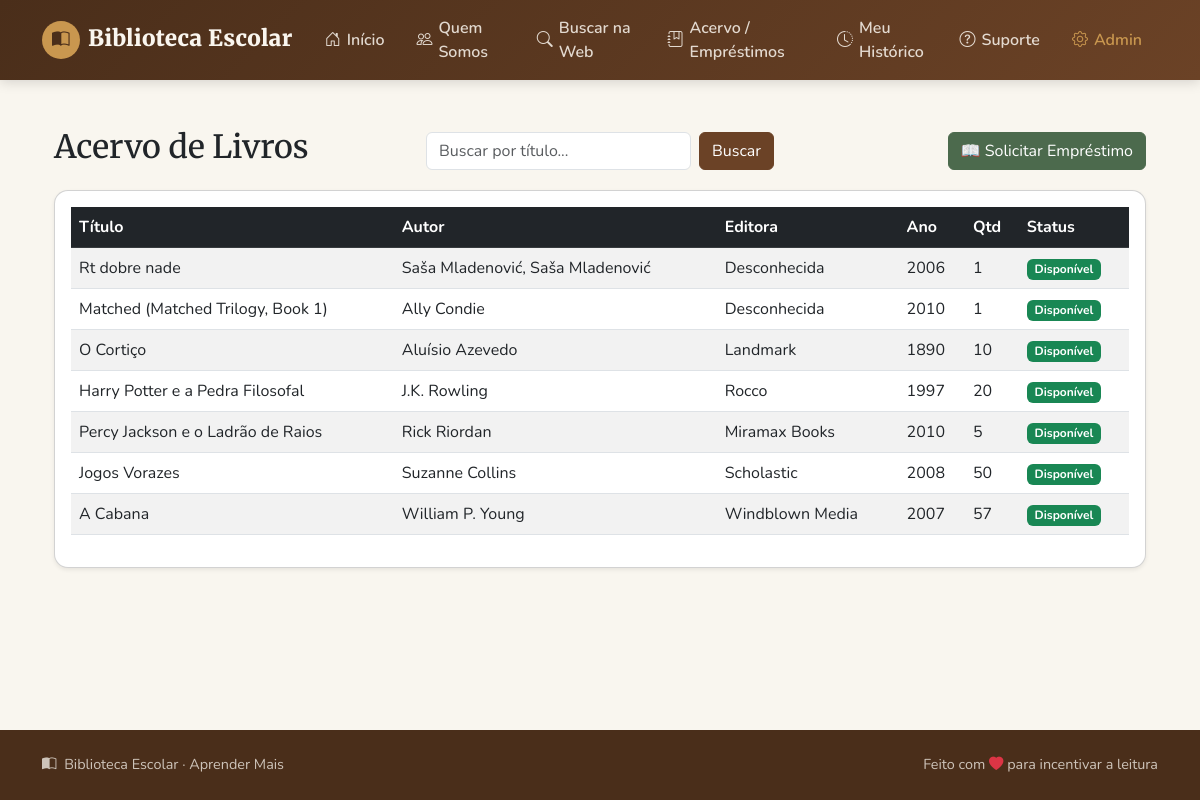
Screenshot of /acervo/ with the database file from the repository.
### livros/models.py (models this page shows, shortened)
class Livro(models.Model):
    titulo = models.CharField(max_length=200, verbose_name="Título")
    autor = models.CharField(max_length=150, verbose_name="Autor")
    editora = models.CharField(max_length=100, verbose_name="Editora")
    ano_publicacao = models.IntegerField(verbose_name="Ano de Publicação")
    quantidade_exemplares = models.IntegerField(verbose_name="Quantidade de Exemplares")
    disponivel = models.BooleanField(default=True, verbose_name="Disponível")

### livros/views.py (the view)
# urls.py: path('acervo/', views.lista_livros, name='lista_livros'),
def lista_livros(request):
    query = request.GET.get('q')
    if query:
        livros = Livro.objects.filter(titulo__icontains=query)
    else:
        livros = Livro.objects.all()
    return render(request, 'livros/lista.html', {'livros': livros, 'query': query or ''})

### livros/templates/livros/lista.html (shortened to what this page needs)
{% extends 'livros/base.html' %}
{% block content %}
<div class="container mt-4">
    <div class="row mb-3 align-items-center">
        <div class="col-md-4">
            <h2>Acervo de Livros</h2>
        </div>
        <div class="col-md-4">
            <form method="GET" class="d-flex gap-2">
                <input type="text" name="q" class="form-control" placeholder="Buscar por título..." value="{{ query }}">
                <button type="submit" class="btn btn-primary">Buscar</button>
            </form>
        </div>
        <div class="col-md-4 text-end">
            <a href="{% url 'solicitar_emprestimo' %}" class="btn btn-success">📖 Solicitar Empréstimo</a>
        </div>
    </div>
    <div class="card shadow-sm">
        <div class="card-body">
            <table class="table table-striped align-middle">
                <thead class="table-dark">
                    <tr>
                        <th>Título</th>
                        <th>Autor</th>
                        <th>Editora</th>
                        <th>Ano</th>
                        <th>Qtd</th>
                        <th>Status</th>
                    </tr>
                </thead>
                <tbody>
                    {% for livro in livros %}
                    <tr>
                        <td>{{ livro.titulo }}</td>
                        <td>{{ livro.autor }}</td>
                        <td>{{ livro.editora }}</td>
                        <td>{{ livro.ano_publicacao }}</td>
                        <td>{{ livro.quantidade_exemplares }}</td>
                        <td>
                            {% if livro.disponivel %}
                                <span class="badge bg-success">Disponível</span>
                            {% else %}
                                <span class="badge bg-danger">Indisponível</span>
                            {% endif %}
                        </td>
                    </tr>
                    {% empty %}
                    <tr>
                        <td colspan="6" class="text-center text-muted py-4">Nenhum livro cadastrado no sistema.</td>
                    </tr>
                    {% endfor %}
                </tbody>
            </table>
        </div>
    </div>
</div>
{% endblock %}

### livros/templates/livros/base.html (shortened to what this page needs)
 {% load static %}
<!DOCTYPE html>
<html lang="pt-br">
<head>
    <link href="https://cdn.jsdelivr.net/npm/bootstrap@5.3.0/dist/css/bootstrap.min.css" rel="stylesheet">
    <link rel="stylesheet" href="https://cdn.jsdelivr.net/npm/bootstrap-icons@1.11.3/font/bootstrap-icons.css">
    <link rel="stylesheet" href="{% static 'css/style.css' %}">
</head>
<body>
    <nav class="navbar navbar-expand-lg navbar-dark navbar-biblioteca mb-4">
        <div class="container">
            <a class="navbar-brand" href="{% url 'index' %}">
                <span class="icon"><i class="bi bi-book-half"></i></span>Biblioteca Escolar
            </a>
            <div class="collapse navbar-collapse" id="navbarNav">
                <ul class="navbar-nav ms-auto align-items-lg-center">
                    <li class="nav-item"><a class="nav-link" href="{% url 'index' %}"><i class="bi bi-house-door"></i> Início</a></li>
                    <li class="nav-item"><a class="nav-link" href="{% url 'quem_somos' %}"><i class="bi bi-people"></i> Quem Somos</a></li>
                    <li class="nav-item"><a class="nav-link" href="{% url 'buscar_livro_api' %}"><i class="bi bi-search"></i> Buscar na Web</a></li>
                    <li class="nav-item"><a class="nav-link" href="{% url 'lista_livros' %}"><i class="bi bi-journal-bookmark"></i> Acervo / Empréstimos</a></li>
                    <li class="nav-item"><a class="nav-link" href="{% url 'historico_usuario' %}"><i class="bi bi-clock-history"></i> Meu Histórico</a></li>
                    <li class="nav-item"><a class="nav-link" href="{% url 'suporte' %}"><i class="bi bi-question-circle"></i> Suporte</a></li>
                    <li class="nav-item"><a class="nav-link link-admin" href="/admin/" target="_blank"><i class="bi bi-gear"></i> Admin</a></li>
                </ul>
            </div>
        </div>
    </nav>
    <main class="container">
        {% block content %}
        {% endblock %}
    </main>
    <footer class="footer-biblioteca">
        <div class="container d-flex flex-column flex-md-row justify-content-between align-items-center gap-2 text-center text-md-start">
            <span><i class="bi bi-book-half me-1"></i> Biblioteca Escolar &middot; Aprender Mais</span>
            <span>Feito com <i class="bi bi-heart-fill text-danger"></i> para incentivar a leitura</span>
        </div>
    </footer>
</body>
</html>

### livros/static/css/style.css (style rules this page uses)
:root { --biblio-brown: #6b4226; --biblio-brown-dark: #4a2e1a; --biblio-gold: #c9974f; --biblio-cream: #faf6ef; --biblio-green: #4c6a4d; }
body { font-family: 'Nunito', sans-serif; background-color: var(--biblio-cream); display: flex; flex-direction: column; min-height: 100vh; position: relative; }
body::before { content: ""; position: fixed; top: -20px; left: -20px; right: -20px; bottom: -20px; z-index: -1; background-image: linear-gradient( rgba(250, 246, 239, 0.45), rgba(250, 246, 239, 0.45) ), url("https://img.freepik.com/fotos-premium/espectacular-parede-fundo-de-madeira-classico-livros-de-biblioteca-ou-estudo-de-biblioteca-ou-sala-de-estar-educacao_1041263-2293.jpg"); background-size: cover; background-position: center; background-repeat: no-repeat; filter: blur(3px); transform: scale(1.03); }
h1, h2, h3, h4, .navbar-brand { font-family: 'Merriweather', serif; }
.navbar-biblioteca { background: linear-gradient(135deg, var(--biblio-brown-dark) 0%, var(--biblio-brown) 100%); box-shadow: 0 2px 12px rgba(0,0,0,0.15); }
.navbar-biblioteca .navbar-brand { font-weight: 900; font-size: 1.4rem; letter-spacing: 0.3px; color: var(--biblio-cream) !important; }
.navbar-biblioteca .navbar-brand span.icon { display: inline-flex; align-items: center; justify-content: center; width: 38px; height: 38px; background: var(--biblio-gold); border-radius: 50%; margin-right: 8px; color: var(--biblio-brown-dark); font-size: 1.1rem; }
.navbar-biblioteca .nav-link { color: rgba(250,246,239,0.85) !important; font-weight: 600; padding: 0.5rem 1rem !important; border-radius: 8px; transition: all 0.2s ease; display: flex; align-items: center; gap: 6px; }
.navbar-biblioteca .nav-link.link-admin { color: var(--biblio-gold) !important; }
main { flex: 1; }
.card { border-radius: 14px; }
.btn-success { background-color: var(--biblio-green); border-color: var(--biblio-green); }
.btn-primary, .bg-primary { background-color: var(--biblio-brown) !important; border-color: var(--biblio-brown) !important; }
footer.footer-biblioteca { background: var(--biblio-brown-dark); color: rgba(250,246,239,0.75); margin-top: 3rem; padding: 1.5rem 0; font-size: 0.9rem; }

### livros/templates/livros/base.html (style rules this page uses)
:root { --biblio-brown: #6b4226; --biblio-brown-dark: #4a2e1a; --biblio-gold: #c9974f; --biblio-cream: #faf6ef; --biblio-green: #4c6a4d; }
h1, h2, h3, h4, .navbar-brand { font-family: 'Merriweather', serif; }
.navbar-biblioteca { background: linear-gradient(135deg, var(--biblio-brown-dark) 0%, var(--biblio-brown) 100%); box-shadow: 0 2px 12px rgba(0,0,0,0.15); }
.navbar-biblioteca .navbar-brand { font-weight: 900; font-size: 1.4rem; letter-spacing: 0.3px; color: var(--biblio-cream) !important; }
.navbar-biblioteca .navbar-brand span.icon { display: inline-flex; align-items: center; justify-content: center; width: 38px; height: 38px; background: var(--biblio-gold); border-radius: 50%; margin-right: 8px; color: var(--biblio-brown-dark); font-size: 1.1rem; }
.navbar-biblioteca .nav-link { color: rgba(250,246,239,0.85) !important; font-weight: 600; padding: 0.5rem 1rem !important; border-radius: 8px; transition: all 0.2s ease; display: flex; align-items: center; gap: 6px; }
.navbar-biblioteca .nav-link.link-admin { color: var(--biblio-gold) !important; }
main { flex: 1; }
.card { border-radius: 14px; }
.btn-success { background-color: var(--biblio-green); border-color: var(--biblio-green); }
.btn-primary, .bg-primary { background-color: var(--biblio-brown) !important; border-color: var(--biblio-brown) !important; }
footer.footer-biblioteca { background: var(--biblio-brown-dark); color: rgba(250,246,239,0.75); margin-top: 3rem; padding: 1.5rem 0; font-size: 0.9rem; }

### rows the page displays
Livro: titulo "Rt dobre nade", autor "Saša Mladenović, Saša Mladenović", editora "Desconhecida", ano_publicacao "2006", quantidade_exemplares "1", disponivel "Disponível"
Livro: titulo "Matched (Matched Trilogy, Book 1)", autor "Ally Condie", editora "Desconhecida", ano_publicacao "2010", quantidade_exemplares "1", disponivel "Disponível"
Livro: titulo "O Cortiço", autor "Aluísio Azevedo", editora "Landmark", ano_publicacao "1890", quantidade_exemplares "10", disponivel "Disponível"
Livro: titulo "Harry Potter e a Pedra Filosofal", autor "J.K. Rowling", editora "Rocco", ano_publicacao "1997", quantidade_exemplares "20", disponivel "Disponível"
Livro: titulo "Percy Jackson e o Ladrão de Raios", autor "Rick Riordan", editora "Miramax Books", ano_publicacao "2010", quantidade_exemplares "5", disponivel "Disponível"
Livro: titulo "Jogos Vorazes", autor "Suzanne Collins", editora "Scholastic", ano_publicacao "2008", quantidade_exemplares "50", disponivel "Disponível"
Livro: titulo "A Cabana", autor "William P. Young", editora "Windblown Media", ano_publicacao "2007", quantidade_exemplares "57", disponivel "Disponível"
